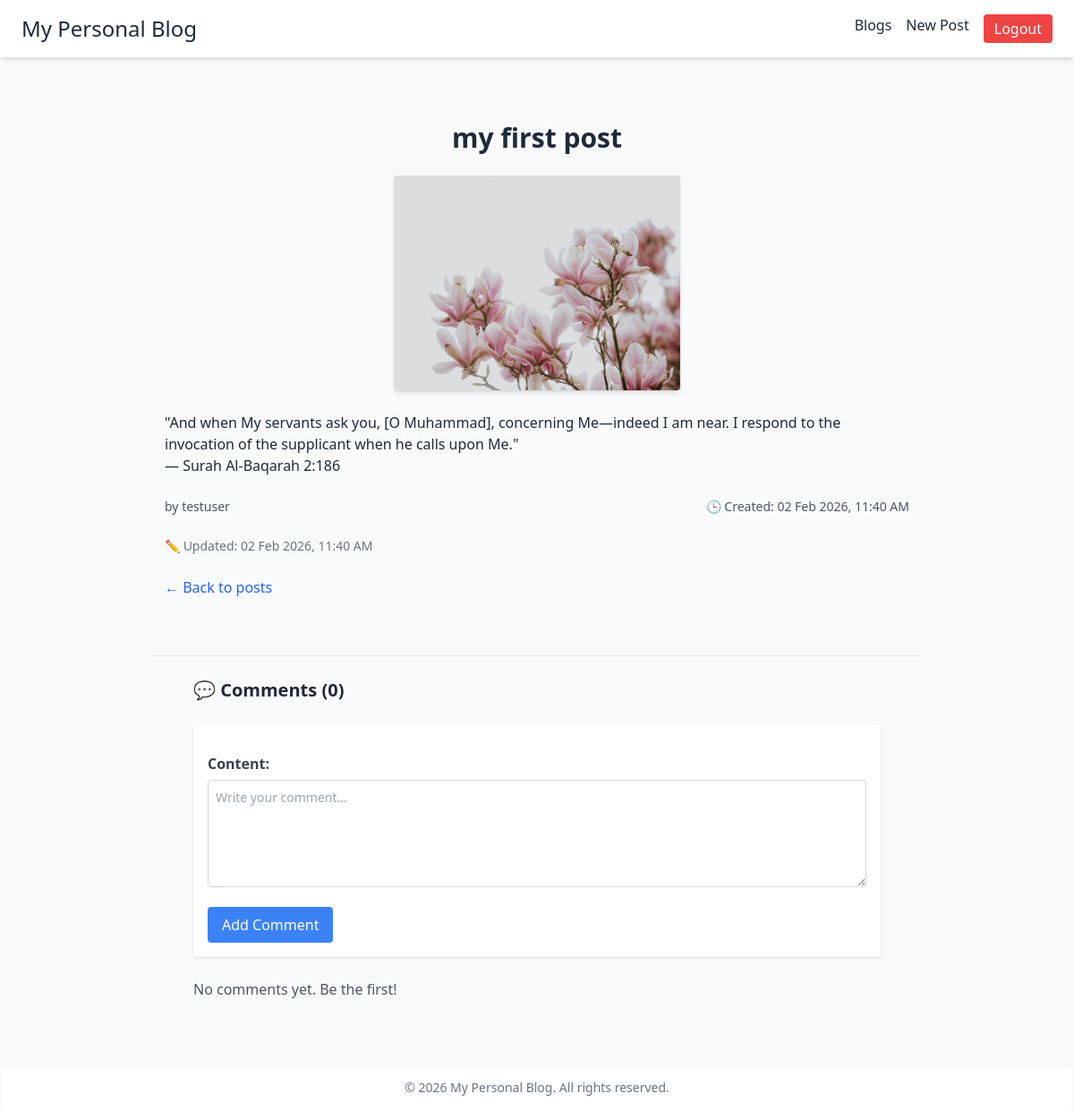
The app's page /blogs/3/ (signed in), older data.
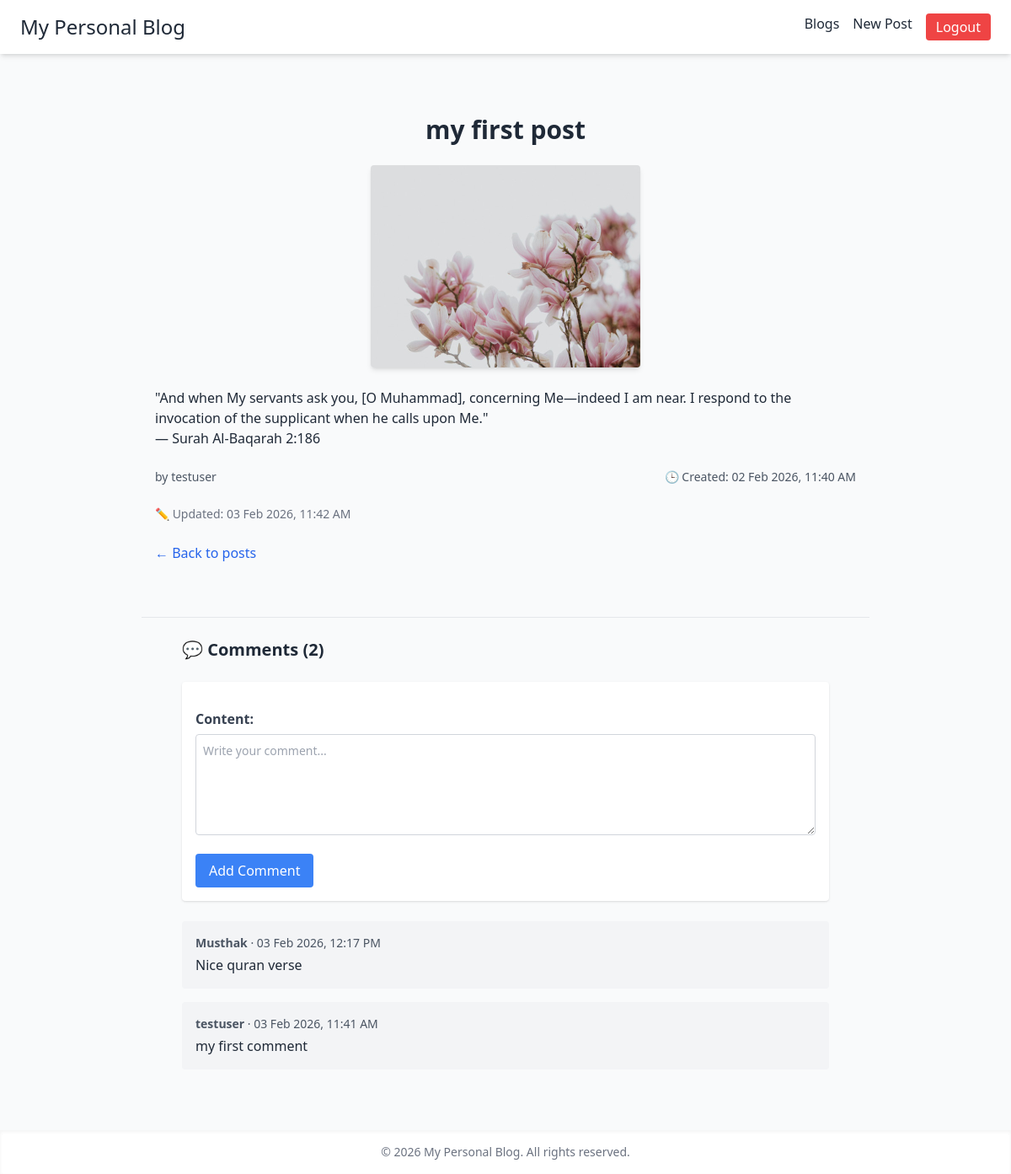
The same page, newer data.
### blogs/models.py (models this page shows, shortened)
class Post(models.Model):
    author = models.ForeignKey(settings.AUTH_USER_MODEL, on_delete=models.CASCADE, related_name="posts")
    title = models.CharField(max_length=255)
    slug = models.SlugField(unique=True)
    content = models.TextField()
    cover_image = models.ImageField(upload_to="posts/", blank=True, null=True)
    status = models.CharField(max_length=20, choices=[("draft", "Draft"), ("published", "Published"), ("private", "Private")], default="draft")
    created_at = models.DateTimeField(auto_now_add=True)
    updated_at = models.DateTimeField(auto_now=True)

class Comment(models.Model):
    post = models.ForeignKey(
        Post,
        on_delete=models.CASCADE,
        related_name="comments"
    )
    author = models.ForeignKey(
        settings.AUTH_USER_MODEL,
        on_delete=models.CASCADE
    )
    content = models.TextField()
    parent = models.ForeignKey(
        "self",
        null=True,
        blank=True,
        on_delete=models.CASCADE,
        related_name="replies"
    )
    created_at = models.DateTimeField(auto_now_add=True)
    class Meta:
        ordering = ["-created_at"]

### accounts/models.py (models this page shows)
class User(AbstractUser):
    bio = models.TextField(blank=True, null=True)
    profile_image = models.ImageField(upload_to="profiles/", blank=True, null=True)
    created_at = models.DateTimeField(auto_now_add=True)
    def __str__(self):
        return self.username

### blogs/views.py (the view, shortened to what this page needs)
# urls.py: path("<int:pk>/", PostDetailView.as_view(), name="post_detail"),
class PostDetailView(LoginRequiredMixin, DetailView):
    model = Post
    template_name = "post_detail.html"
    def get_context_data(self, **kwargs):
        context = super().get_context_data(**kwargs)
        context["form"] = CommentForm()
        context["comments"] = self.object.comments.all()  # ✅ use comments not comment_set
        return context

### blogs/forms.py
class CommentForm(forms.ModelForm):
    class Meta:
        model = Comment
        fields = ["content"]
        widgets = {
            "content": forms.Textarea(attrs={
                "rows": 3,
                "placeholder": "Write your comment...",
                "class": "w-full border rounded p-2"
            })
        }

### templates/post_detail.html (shortened to what this page needs)
{% extends "base.html" %}
{% block content %}
<div class="max-w-4xl mx-auto py-10 px-4 space-y-6">
  <h1 class="text-3xl font-playfair font-bold text-gray-800 text-center">
    {{ post.title }}
  </h1>
  {% if post.cover_image %}
  <div class="flex justify-center my-4">
    <img
      src="{{ post.cover_image.url }}"
      alt="{{ post.title }}"
      class="max-w-xs rounded shadow-md"
    />
  </div>
  {% endif %}
  <div class="prose max-w-full mx-auto">{{ post.content|linebreaks }}</div>
  <div class="flex justify-between items-center mt-6 text-gray-600 text-sm">
    <span>by {{ post.author }}</span>
    <span>🕒 Created: {{ post.created_at|date:"d M Y, h:i A" }}</span>
  </div>
  {% if post.updated_at and post.updated_at != post.created_at %}
  <div class="text-gray-500 text-sm mt-1">
    ✏️ Updated: {{ post.updated_at|date:"d M Y, h:i A" }}
  </div>
  {% endif %}
  <div class="mt-6">
    <a href="{% url 'post_list' %}" class="text-blue-600 hover:underline">
      ← Back to posts
    </a>
  </div>
</div>
<hr class="my-10" />
<div class="max-w-3xl mx-auto space-y-6">
  <h2 class="text-xl font-semibold text-gray-800">
    💬 Comments ({{ post.comments.count }})
  </h2>
  {% if user.is_authenticated %}
  <form method="post" class="space-y-4 bg-white p-4 rounded shadow">
    {% csrf_token %} {{ form.as_p }}
    <button
      type="submit"
      class="bg-blue-500 text-white px-4 py-2 rounded hover:bg-blue-600"
    >
      Add Comment
    </button>
  </form>
  {% endif %}
  <div class="space-y-4">
    {% for comment in post.comments.all %}
    <div class="bg-gray-100 p-4 rounded">
      <p class="text-sm text-gray-600">
        <strong>{{ comment.author }}</strong>
        · {{ comment.created_at|date:"d M Y, h:i A" }}
      </p>
      <p class="mt-1 text-gray-800">{{ comment.content }}</p>
    </div>
    {% empty %}
    <p class="text-gray-600">No comments yet. Be the first!</p>
    {% endfor %}
  </div>
</div>
{% endblock content %}

### templates/base.html (shortened to what this page needs)
{% load static %}
<!doctype html>
<html lang="en">
  <head>
    <link rel="stylesheet" href="{% static 'css/style.css' %}" />
    <script src="https://cdn.tailwindcss.com"></script>
    <link rel="stylesheet" href="{% static 'css/style.css' %}" />
  </head>
  <body class="bg-gray-50 font-sans text-gray-800">
    <header
      class="bg-white shadow-md py-4 px-6 flex justify-between items-center"
    >
      <h1 class="text-2xl font-playfair">
        <a href="{% url 'home' %}" class="hover:text-blue-600"
          >My Personal Blog</a
        >
      </h1>
      <nav>
        <ul class="flex space-x-4">
          <li>
            <a href="{% url 'post_list' %}" class="hover:text-blue-600"
              >Blogs</a
            >
          </li>
          <li>
            <a href="{% url 'post_create' %}" class="hover:text-green-600"
              >New Post</a
            >
          </li>
          {% if user.is_authenticated %}
          <li>
            <form
              method="post"
              action="{% url 'logout' %}"
              style="display: inline"
            >
              <button
                type="submit"
                class="bg-red-500 text-white px-3 py-1 rounded hover:bg-red-600"
              >
                Logout
              </button>
            </form>
          </li>
          {% else %}
          <li>
            <a href="{% url 'login' %}" class="hover:text-blue-600">Login</a>
          </li>
          {% endif %}
        </ul>
      </nav>
    </header>
    <main class="max-w-4xl mx-auto py-8 px-4 space-y-6">
      {% block content %}{% endblock %}
    </main>
    <footer class="bg-white shadow-inner py-4 mt-10">
      <div class="text-center text-gray-500 text-sm">
        &copy; 2026 My Personal Blog. All rights reserved.
      </div>
    </footer>
  </body>
</html>

### static/css/style.css (style rules this page uses)
form p { margin-bottom: 16px; }
form label { display: block; font-weight: 600; margin-bottom: 6px; color: #374151; }
form input[type="text"], form input[type="email"], form input[type="password"], form input[type="file"], form textarea, form select { width: 100%; padding: 10px 12px; border: 1px solid #d1d5db; border-radius: 6px; font-size: 14px; background-color: #ffffff; box-sizing: border-box; }
form textarea { min-height: 120px; resize: vertical; }

Row changes from the older to the newer data that the page shows:
changed Post "my first post": updated_at "02 Feb 2026, 11:40 AM" → "03 Feb 2026, 11:42 AM"; comments.count "0" → "2"
added Comment: author "Musthak", created_at "03 Feb 2026, 12:17 PM", content "Nice quran verse"
added Comment: author "testuser", created_at "03 Feb 2026, 11:41 AM", content "my first comment"
Text that changed along with them:
text no longer shown: "No comments yet. Be the first!"
